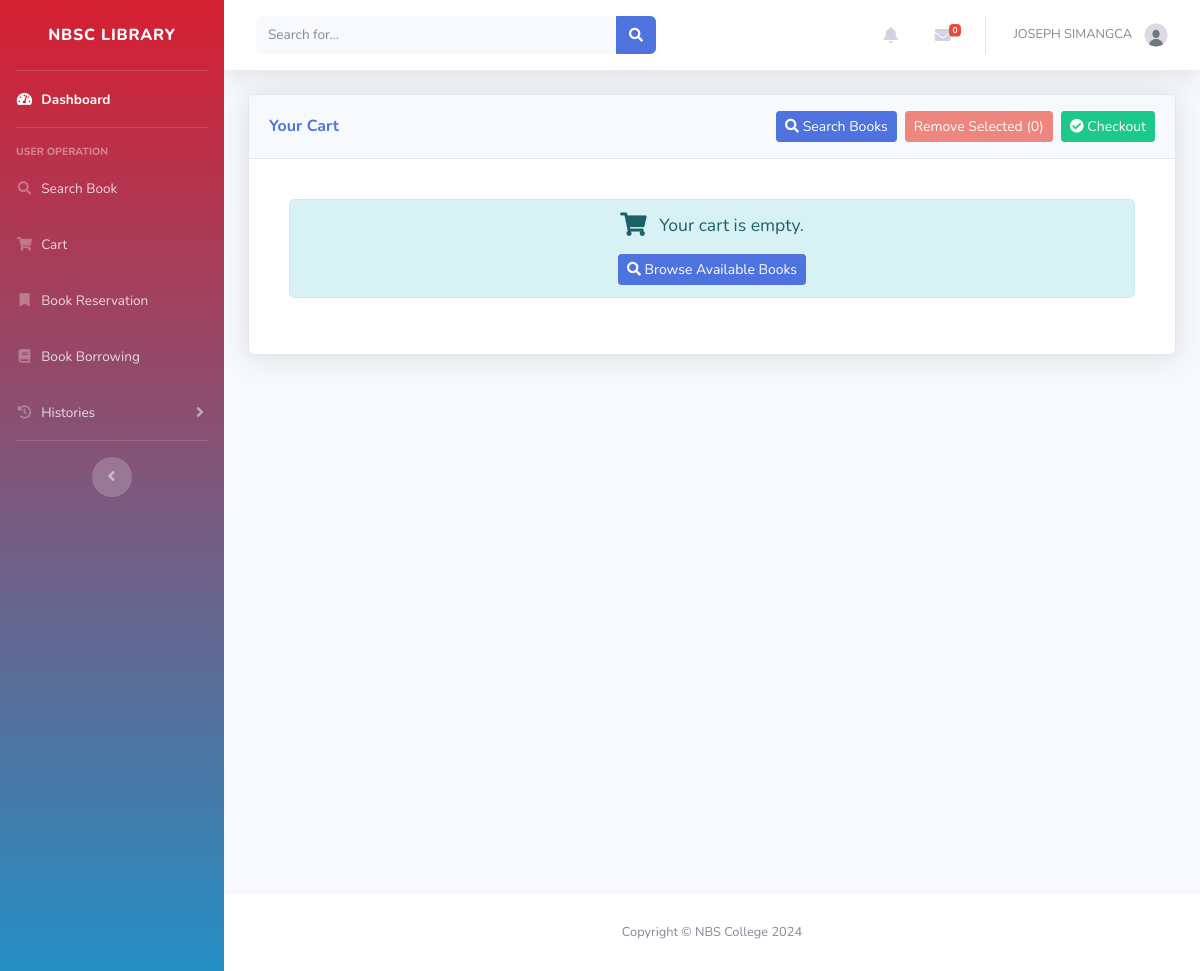
Page /user/cart.php (signed in) on the earlier database version.
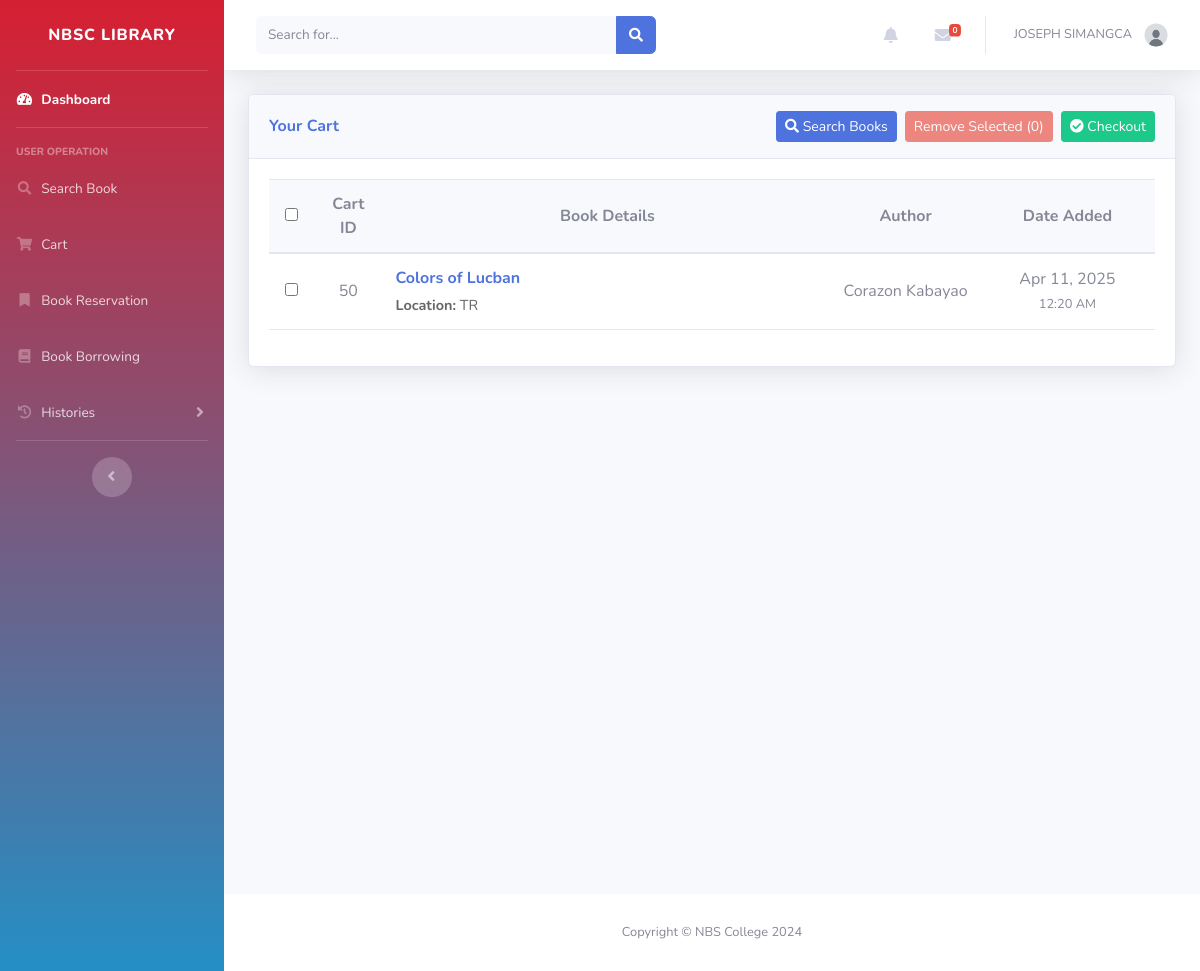
Same page on the later database version.
### tables this page shows
CREATE TABLE `cart` (
  `id` int(100) NOT NULL,
  `book_id` int(100) DEFAULT NULL,
  `user_id` int(100) DEFAULT NULL,
  `date` timestamp NULL DEFAULT NULL,
  `status` tinyint(1) DEFAULT NULL
);

CREATE TABLE `books` (
  `id` int(11) NOT NULL,
  `accession` int(11) NOT NULL,
  `title` varchar(100) DEFAULT NULL,
  `preferred_title` varchar(100) DEFAULT NULL,
  `parallel_title` varchar(100) DEFAULT NULL,
  `subject_category` varchar(100) DEFAULT NULL,
  `program` varchar(50) DEFAULT NULL,
  `subject_detail` varchar(9999) DEFAULT NULL,
  `summary` varchar(1000) DEFAULT NULL,
  `contents` varchar(1000) DEFAULT NULL,
  `front_image` varchar(100) DEFAULT NULL,
  `back_image` varchar(100) DEFAULT NULL,
  `dimension` varchar(100) DEFAULT NULL,
  `series` varchar(100) DEFAULT NULL,
  `volume` varchar(100) DEFAULT NULL,
  `part` varchar(20) DEFAULT NULL,
  `edition` varchar(100) DEFAULT NULL,
  `copy_number` int(225) DEFAULT NULL,
  `total_pages` varchar(100) DEFAULT NULL,
  `supplementary_contents` varchar(100) DEFAULT NULL,
  `ISBN` varchar(100) DEFAULT NULL,
  `content_type` varchar(100) DEFAULT NULL,
  `media_type` varchar(100) DEFAULT NULL,
  `carrier_type` varchar(100) DEFAULT NULL,
  `call_number` varchar(100) DEFAULT NULL,
  `URL` varchar(225) DEFAULT NULL,
  `language` varchar(100) DEFAULT NULL,
  `shelf_location` varchar(100) DEFAULT NULL,
  `entered_by` int(225) DEFAULT NULL,
  `date_added` date DEFAULT NULL,
  `status` varchar(100) DEFAULT NULL,
  `updated_by` int(11) DEFAULT NULL,
  `last_update` date DEFAULT NULL
);

### User/cart.php (the view, shortened to what this page needs)
<?php
include '../db.php';
$user_id = $_SESSION['user_id'];
$query = "SELECT
    b.id AS book_id,
    b.title,
    b.ISBN,
    b.series,
    b.volume,
    b.part,
    b.edition,
    b.shelf_location,
    c.id AS cart_id,
    c.date,
    (SELECT CONCAT(w.firstname, ' ', w.lastname)
     FROM contributors con
     JOIN writers w ON con.writer_id = w.id
     WHERE con.book_id = b.id AND con.role = 'Author'
     ORDER BY con.id LIMIT 1) as author
FROM cart c
JOIN books b ON c.book_id = b.id
WHERE c.user_id = ? AND c.status = 1";
$stmt = $conn->prepare($query);
$stmt->bind_param('i', $user_id);
$stmt->execute();
$result = $stmt->get_result();
?>
<!DOCTYPE html>
<html lang="en">
<head>
    <link rel="stylesheet" href="https://cdn.jsdelivr.net/npm/sweetalert2@11/dist/sweetalert2.min.css">
</head>
<body>
    <?php include '../user/inc/header.php'; ?>
    <div id="content" class="d-flex flex-column min-vh-100">
        <div class="container-fluid">
            <div class="card shadow mb-4">
                <div class="card-header py-3 d-flex justify-content-between align-items-center">
                    <h6 class="m-0 font-weight-bold text-primary">Your Cart</h6>
                    <div class="d-flex">
                        <a href="searchbook.php" class="btn btn-primary btn-sm mr-2">
                            <i class="fas fa-search"></i> Search Books
                        </a>
                        <button class="btn btn-danger btn-sm mr-2" id="bulk-remove" disabled>
                            Remove Selected (<span id="selectedCount">0</span>)
                        </button>
                        <button class="btn btn-success btn-sm" id="checkout">
                            <i class="fas fa-check-circle"></i> Checkout
                        </button>
                    </div>
                </div>
                <div class="card-body">
                    <?php if ($result && $result->num_rows > 0): ?>
                    <div class="table-responsive">
                        <table class="table table-no-lines" id="dataTable" width="100%" cellspacing="0">
                            <thead>
                                <tr>
                                    <th class="text-center check-column" style="width: 5%;">
                                        <input type="checkbox" id="select-all" title="Select/Deselect All">
                                    </th>
                                    <th class="text-center id-column" style="width: 8%;">Cart ID</th>
                                    <th class="text-center details-column" style="width: 52%;">Book Details</th>
                                    <th class="text-center author-column" style="width: 15%;">Author</th>
                                    <th class="text-center date-column" style="width: 20%;">Date Added</th>
                                </tr>
                            </thead>
                            <tbody>
                                <?php while ($row = $result->fetch_assoc()):
                                    $formattedDate = date('M j, Y', strtotime($row['date']));
                                    $formattedTime = date('h:i A', strtotime($row['date']));
                                ?>
                                    <tr>
                                        <td class="text-center checkbox-cell check-column">
                                            <input type="checkbox" class="select-item"
                                                data-book-id="<?php echo htmlspecialchars($row['book_id']); ?>"
                                                data-title="<?php echo htmlspecialchars($row['title']); ?>">
                                        </td>
                                        <td class="text-center id-column"><?php echo htmlspecialchars($row['cart_id']); ?></td>
                                        <td class="book-details details-column">
                                            <div class="book-details-title">
                                                <?php echo htmlspecialchars($row['title']); ?>
                                            </div>
                                            <div class="book-details-info">
                                                <strong>Location:</strong> <?php echo htmlspecialchars($row['shelf_location']); ?>
                                            </div>
                                        </td>
                                        <td class="author-column"><?php echo htmlspecialchars($row['author'] ?? 'N/A'); ?></td>
                                        <td class="text-center date-column">
                                            <?php echo $formattedDate; ?><br>
                                            <small><?php echo $formattedTime; ?></small>
                                        </td>
                                    </tr>
                                <?php endwhile; ?>
                            </tbody>
                        </table>
                    </div>
                    <?php else: ?>
                        <div class="empty-cart-message">
                            <div class="alert alert-info">
                                <i class="fas fa-shopping-cart fa-lg mr-2"></i>
                                Your cart is empty.
                                <div class="mt-3">
                                    <a href="searchbook.php" class="btn btn-primary btn-sm">
                                        <i class="fas fa-search"></i> Browse Available Books
                                    </a>
                                </div>
                            </div>
                        </div>
                    <?php endif; ?>
                </div>
            </div>
        </div>
    </div>
    <?php include '../Admin/inc/footer.php' ?>
</body>
</html>

### user/inc/header.php (shortened to what this page needs)
<!DOCTYPE html>
<html lang="en">
<head>
    <link href="vendor/fontawesome-free/css/all.min.css" rel="stylesheet" type="text/css">
    <link href="inc/css/sb-admin-2.min.css" rel="stylesheet">
    <link href="inc/assets/DataTables/datatables.min.css" rel="stylesheet">
    <link rel="stylesheet" href="https://cdn.jsdelivr.net/npm/sweetalert2@11/dist/sweetalert2.min.css">
</head>
<body id="page-top">
    <div id="wrapper">
        <ul class="navbar-nav bg-gradient-primary sidebar sidebar-dark accordion" id="accordionSidebar">
            <a class="sidebar-brand d-flex align-items-center justify-content-center" href="dashboard.php">
                <div class="sidebar-brand-text mx-3">NBSC Library <sup></sup></div>
            </a>
            <hr class="sidebar-divider my-0">
            <?php if (isset($_SESSION['user_id'])): ?>
            <li class="nav-item active">
                <a class="nav-link" href="dashboard.php">
                    <i class="fas fa-fw fa-tachometer-alt"></i>
                    <span>Dashboard</span></a>
            </li>
            <?php endif; ?>
            <hr class="sidebar-divider">
            <div class="sidebar-heading">
                User Operation
            </div>
            <li class="nav-item">
                <a class="nav-link" href="searchbook.php">
                    <i class="fas fa-fw fa-search"></i>
                    <span>Search Book</span>
                </a>
            </li>
            <?php if (isset($_SESSION['user_id'])): ?>
            <li class="nav-item">
                <a class="nav-link" href="cart.php">
                    <i class="fas fa-fw fa-shopping-cart"></i>
                    <span>Cart</span>
                </a>
            </li>
            <li class="nav-item">
                <a class="nav-link" href="book_reservations.php">
                    <i class="fas fa-fw fa-bookmark"></i>
                    <span>Book Reservation</span>
                </a>
            </li>
            <li class="nav-item">
                <a class="nav-link" href="book_borrowing.php">
                    <i class="fas fa-fw fa-book"></i>
                    <span>Book Borrowing</span>
                </a>
            </li>
            <li class="nav-item">
                <a class="nav-link collapsed" href="#" data-toggle="collapse" data-target="#collapseHistories"
                    aria-expanded="true" aria-controls="collapseHistories">
                    <i class="fas fa-fw fa-history"></i>
                    <span>Histories</span>
                </a>
            </li>
            <?php endif; ?>
            <hr class="sidebar-divider d-none d-md-block">
            <div class="text-center d-none d-md-inline">
                <button class="rounded-circle border-0" id="sidebarToggle"></button>
            </div>
        </ul>
        <div id="content-wrapper" class="d-flex flex-column">
            <div id="content">
                <nav class="navbar navbar-expand navbar-light bg-white topbar mb-4 static-top shadow">
                    <form
                        class="d-none d-sm-inline-block form-inline mr-auto ml-md-3 my-2 my-md-0 mw-100 navbar-search">
                        <div class="input-group">
                            <input type="text" class="form-control bg-light border-0 small" placeholder="Search for..."
                                aria-label="Search" aria-describedby="basic-addon2">
                            <div class="input-group-append">
                                <button class="btn btn-primary" type="button">
                                    <i class="fas fa-search fa-sm"></i>
                                </button>
                            </div>
                        </div>
                    </form>
                    <ul class="navbar-nav ml-auto">
                        <?php if (isset($_SESSION['user_id'])): ?>
                        <li class="nav-item dropdown no-arrow mx-1">
                            <a class="nav-link dropdown-toggle" href="#" id="alertsDropdown" role="button"
                                data-toggle="dropdown" aria-haspopup="true" aria-expanded="false">
                                <i class="fas fa-bell fa-fw"></i>
                            </a>
                        </li>
                        <li class="nav-item dropdown no-arrow mx-1">
                            <a class="nav-link dropdown-toggle" href="#" id="messagesDropdown" role="button"
                                data-toggle="dropdown" aria-haspopup="true" aria-expanded="false">
                                <i class="fas fa-envelope fa-fw"></i>
                                <span class="badge badge-danger badge-counter" id="messageCount">0</span>
                            </a>
                        </li>
                        <?php endif; ?>
                        <?php if (isset($_SESSION['user_id'])): ?>
                        <li class="nav-item dropdown no-arrow">
                            <a class="nav-link dropdown-toggle" href="#" id="userDropdown" role="button"
                                data-toggle="dropdown" aria-haspopup="true" aria-expanded="false">
                                <span class="mr-2 d-none d-lg-inline text-gray-600 small">
                                    <?php
                                        if(isset($_SESSION['firstname']) && isset($_SESSION ['lastname'])) {
                                            echo $_SESSION['firstname'] . ' ' . $_SESSION['lastname'];
                                        } else {
                                            echo 'User';
                                        }
                                    ?>
                                </span>
                                <img class="img-profile rounded-circle"
                                    src="<?php echo isset($_SESSION['user_image']) && !empty($_SESSION['user_image']) ? $_SESSION['user_image'] : 'img/undraw_profile_1.svg'; ?>"
                                    alt="">
                            </a>
                        </li>
                        <?php endif; ?>
                    </ul>
                </nav>
            </div>
</body>
</html>

### Admin/inc/footer.php (shortened to what this page needs)
<footer class="sticky-footer bg-white">
    <div class="container my-auto">
        <div class="copyright text-center my-auto">
            <span>Copyright © NBS College 2024</span>
        </div>
    </div>
</footer>
</body>
</html>

### User/cart.php (style rules this page uses)
.checkbox-cell { cursor: pointer; text-align: center; vertical-align: middle; }
.table-responsive table td { white-space: nowrap; overflow: hidden; text-overflow: ellipsis; }
.table-responsive table td.book-details { white-space: normal; }
.book-details-title { font-weight: bold; color: #4e73df; margin-bottom: 5px; }
.book-details-info { color: #666; font-size: 0.9em; }
.table-responsive table td, .table-responsive table th { vertical-align: middle !important; }
.table-responsive table th.check-column, .table-responsive table td.check-column { width: 5% !important; max-width: 40px !important; }
.table-responsive table th.id-column, .table-responsive table td.id-column { width: 8% !important; max-width: 60px !important; }
.table-responsive table th.details-column, .table-responsive table td.details-column { width: 52% !important; }
.table-responsive table th.author-column, .table-responsive table td.author-column { width: 15% !important; }
.table-responsive table th.date-column, .table-responsive table td.date-column { width: 20% !important; }
.table-no-lines { border-collapse: collapse; }
.table-no-lines th, .table-no-lines td { border: none; border-bottom: 1px solid #e3e6f0; }
.table-no-lines thead th { border-bottom: 2px solid #e3e6f0; background-color: #f8f9fc; }
.empty-cart-message { text-align: center; padding: 20px; font-size: 1.1em; color: #666; }

### Admin/inc/footer.php (style rules this page uses)
#content-wrapper { min-height: 100vh; display: flex; flex-direction: column; }
#content { flex: 1 0 auto; }
.sticky-footer { flex-shrink: 0; }

Differences in the rows shown:
added cart: id "50", book.title "Colors of Lucban", book.shelf_location "TR", author "Corazon Kabayao", date "Apr 11, 2025", date "12:20 AM"
Other differences:
form field value: (not shown) → "☐"
text no longer shown: "Your cart is empty. Browse Available Books"
text now shown: "Cart ID Book Details Author Date Added"
